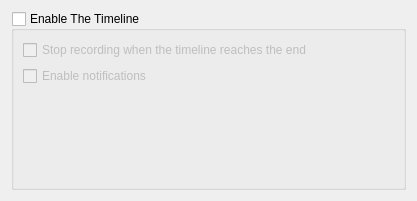
<?xml version="1.0" encoding="UTF-8"?>
<ui version="4.0">
 <class>TimelineConfig</class>
 <widget class="QWidget" name="TimelineConfig">
  <property name="geometry">
   <rect>
    <x>0</x>
    <y>0</y>
    <width>417</width>
    <height>201</height>
   </rect>
  </property>
  <property name="windowTitle">
   <string notr="true"/>
  </property>
  <layout class="QVBoxLayout" name="verticalLayout_4">
   <property name="spacing">
    <number>0</number>
   </property>
   <item>
    <widget class="QGroupBox" name="kcfg_showTimeLine">
     <property name="title">
      <string>Enable The Timeline</string>
     </property>
     <property name="flat">
      <bool>false</bool>
     </property>
     <property name="checkable">
      <bool>true</bool>
     </property>
     <property name="checked">
      <bool>false</bool>
     </property>
     <layout class="QFormLayout" name="formLayout">
      <property name="fieldGrowthPolicy">
       <enum>QFormLayout::ExpandingFieldsGrow</enum>
      </property>
      <item row="0" column="0" colspan="2">
       <widget class="QCheckBox" name="kcfg_timeLineStop">
        <property name="text">
         <string>Stop recording when the timeline reaches the end</string>
        </property>
       </widget>
      </item>
      <item row="1" column="0" colspan="2">
       <widget class="QCheckBox" name="kcfg_timelineNotifications">
        <property name="text">
         <string>Enable notifications</string>
        </property>
       </widget>
      </item>
     </layout>
    </widget>
   </item>
  </layout>
 </widget>
 <resources/>
 <connections/>
</ui>
